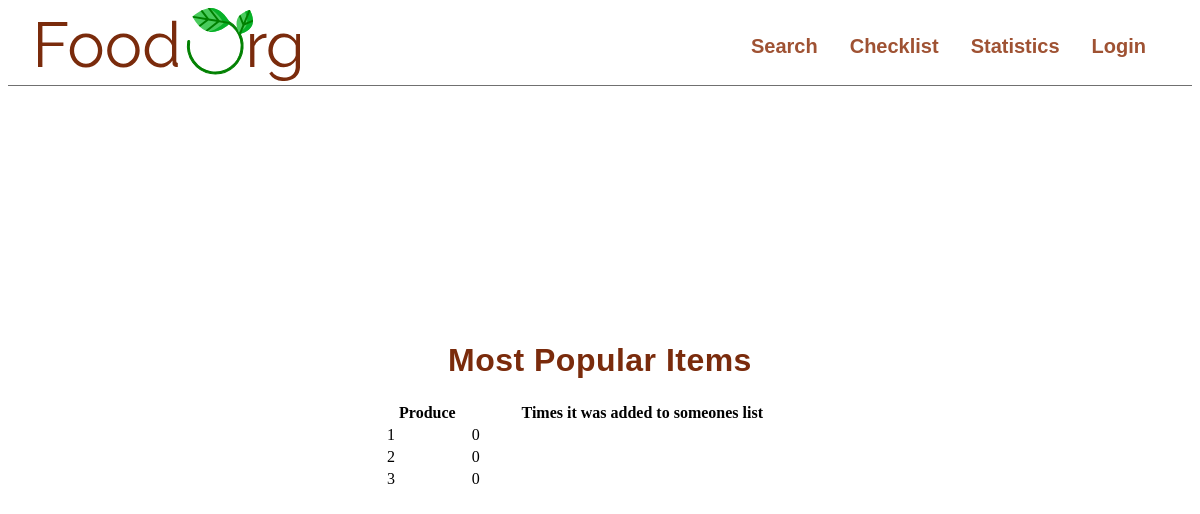
Page /statistics.php on the earlier database version.
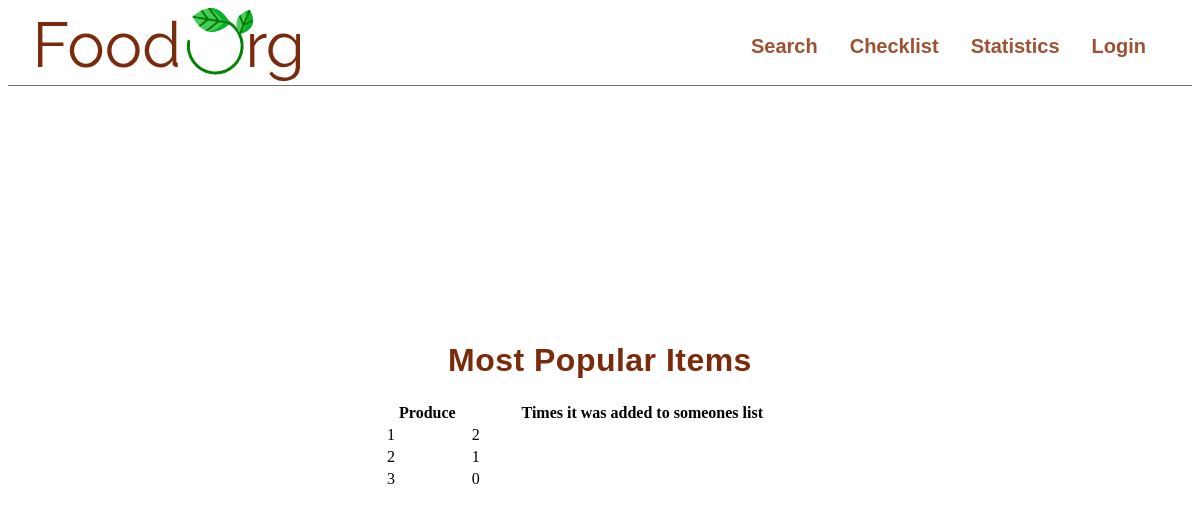
Same page on the later database version.
### tables this page shows
CREATE TABLE `statistics`(
    `produce_id` int(11) NOT NULL,
    `popularity` int(11) NOT NULL
);

### statistics.php (the view, shortened to what this page needs)
<!DOCTYPE html>
<html lang="en">
<head>
    <link href="stylesheets/statistics.css" rel="stylesheet">
</head>
<body>
    <header>
        <?php
            include("nav_bar.php");
        ?>
    </header>
    <main>
       <div class="headlines">
            <h1>Most Popular Items</h1>
            <table style="width:100%" class = "statistics_table">
                <tr>
                    <th>Produce</th>
                    <th>Times it was added to someones list</th>
                </tr>
                <?php
                include('Includere/connection.php');
                $stmt = $dbh->prepare("SELECT * FROM `statistics`;");
                $stmt->execute();
                while ($row = $stmt->fetch()) {
                    echo '<tr>
                            <td>' . $row['produce_id'] . '</td>
                            <td>'.$row['popularity'].'</td>
                        </tr>';
                  }
                ?>
            </table>
       </div>
    </main>
</body>
</html>

### nav_bar.php (shortened to what this page needs)
<!DOCTYPE html>
<html lang="en">
<head>
    <link href="stylesheets/nav_bar.css" rel="stylesheet">
</head>
<body>
    <nav>
        <div class="nav_bar">
            <div>
                <a href="home.php" class="logo"><img src="img/Logo.svg" alt="Nice Logo"></a>
            </div>
            <ul class="nav_links">
                <li>
                    <a href="search.php">Search</a>
                </li>
                <li>
                    <a href="#">Checklist</a>
                </li>
                <li>
                    <a href="statistics.php">Statistics</a>
                </li>
                <?php
                if(isset($_SESSION['email']))
                {
                    echo '<li>
                            <a href="#">'. $_SESSION['name'] . "'s Profile</a>
                            </li>";
                    echo '<li>
                            <a href="logout.php">Logout</a>
                            </li>';
                }
                else{
                    echo '<li>
                    <a href="login.php">Login</a>
                </li>';
                }
                ?>
            </ul>
        </div>
    </nav>
</body>

### stylesheets/statistics.css (style rules this page uses)
main { max-width: 100vw; height: 80vh; display: flex; flex-direction: column; justify-content: space-around; align-items: center; }
.headlines { display: flex; flex-direction: column; align-items: center; }
h1 { font-family: 'Raleway', sans-serif; letter-spacing: 0.48px; color: #7A2B0C; text-align: center; padding-left: 2em; padding-right: 2em; }

### stylesheets/nav_bar.css (style rules this page uses)
nav { position: sticky; top: 0; background-color: white; border-style: none none solid none; border-width: thin; border-color: #707070; }
.nav_bar { margin-left: 30px; margin-right: 30px; display: flex; justify-content: space-between; align-items: center; }
.nav_links { list-style-type: none; display: flex; justify-content: space-around; }
.nav_links li, .nav_links a { padding-right: 8px; padding-left: 8px; padding-top: 5px; padding-bottom: 5px;; font-family: 'Raleway', sans-serif; font-size: 20px; font-weight: 600; display: flex; flex-direction: row; color: #9F5233; text-decoration: none; }

Differences in the rows shown:
changed statistics id 1: popularity "0" → "2"
changed statistics id 2: popularity "0" → "1"
